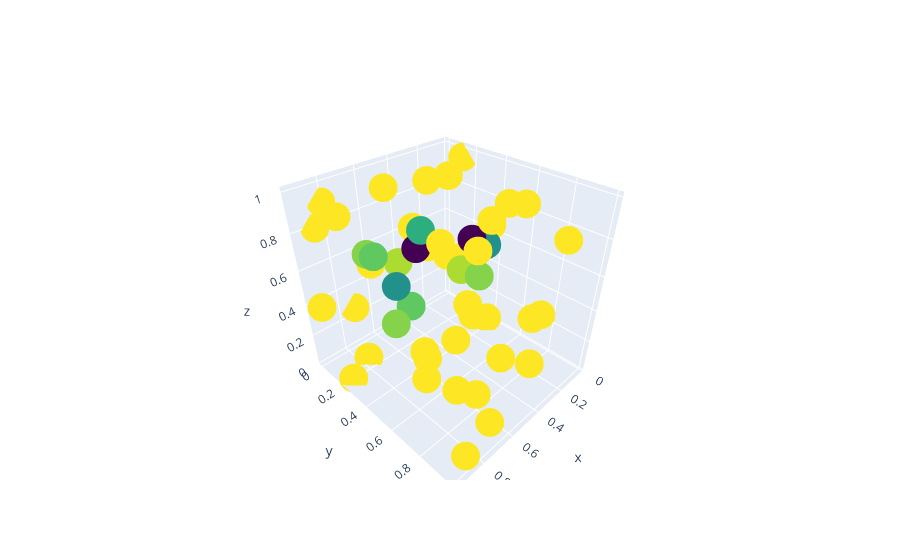

Source (notebook cell):
### Markdown cell above
Well, looking at the 5 deepest points is interesting, but it's a lot more meaningful visually.

### Code cell
bd.plot_depths(invert_colors=True)
